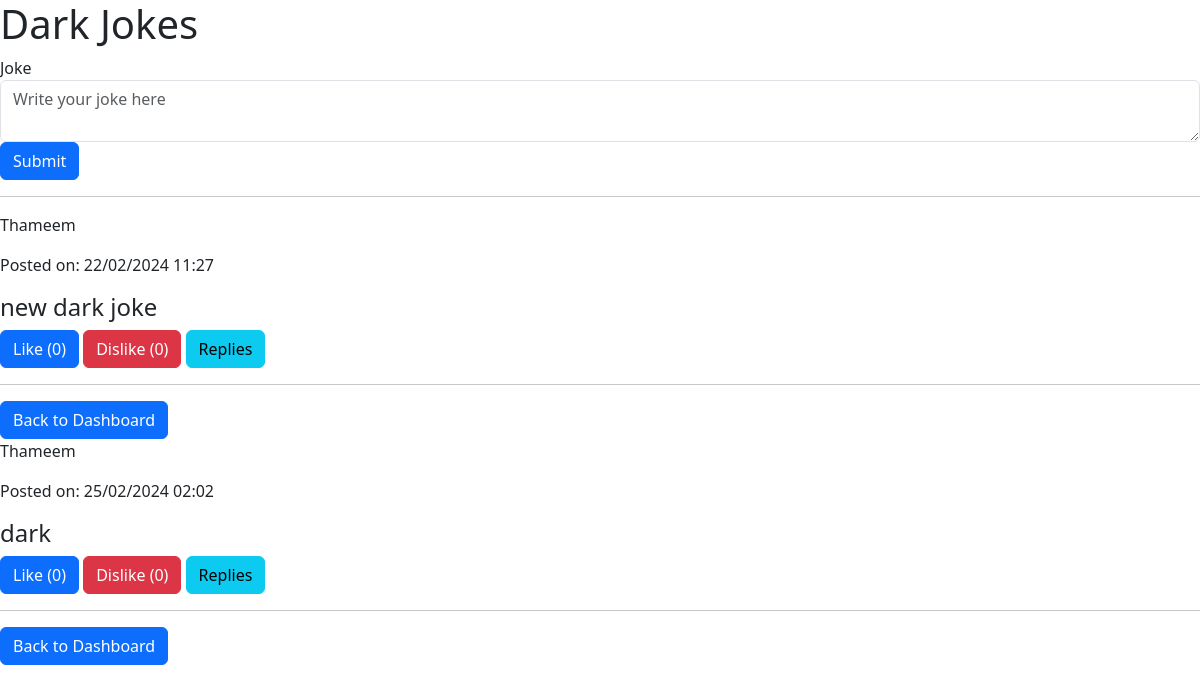
/dark_jokes, run on the app's committed database.
### app.py (models this page shows)
class DarkJoke(db.Model):
    id = db.Column(db.Integer, primary_key=True)
    user_id = db.Column(db.Integer, db.ForeignKey('user.id'), nullable=False)
    date = db.Column(db.DateTime, nullable=False, default=datetime.utcnow)
    joke = db.Column(db.Text, nullable=False)
    likes = db.Column(db.Integer, default=0)  # Add likes attribute here
    dislikes = db.Column(db.Integer, default=0)  # Add dislikes attribute here
    user = db.relationship('User', backref='jokes')

class User(db.Model, UserMixin):
    id = db.Column(db.Integer, primary_key=True)
    username = db.Column(db.String(20), nullable=False, unique=True)
    email = db.Column(db.String(120), nullable=False, unique=True)
    password = db.Column(db.String(80), nullable=False)

### app.py (the view)
@app.route('/dark_jokes', methods=['GET', 'POST'])
def dark_jokes():
    form = DarkJokeForm()
    if form.validate_on_submit():
        new_joke = DarkJoke(user=current_user, joke=form.joke.data)
        db.session.add(new_joke)
        db.session.commit()
        return redirect(url_for('dark_jokes'))
    jokes = DarkJoke.query.all()
    return render_template('dark_jokes.html', form=form, jokes=jokes)

### app.py
class DarkJokeForm(FlaskForm):
    joke = TextAreaField('Joke', validators=[InputRequired()])
    submit = SubmitField('Submit')

### templates/dark_jokes.html (shortened to what this page needs)
{% extends 'layout.html' %} {% block title %} Dark Jokes {% endblock title %} {%
block body %}
<h1>Dark Jokes</h1>
<form method="POST" action="">
  {{ form.hidden_tag() }} {{ form.joke.label }} {{
  form.joke(class="form-control", placeholder="Write your joke here") }} {{
  form.submit(class="btn btn-primary") }}
</form>
<hr />
{% for joke in jokes %}
<div>
  <p>{{ joke.user.username }}</p>
  <p>Posted on: {{ joke.date.strftime('%d/%m/%Y %H:%M') }}</p>
  <h4>{{ joke.joke }}</h4>
  <form
    action="{{ url_for('like_joke', joke_id=joke.id) }}"
    method="post"
    style="display: inline"
  >
    <button type="submit" class="btn btn-primary">
      Like ({{ joke.likes }})
    </button>
  </form>
  <form
    action="{{ url_for('dislike_joke', joke_id=joke.id) }}"
    method="post"
    style="display: inline"
  >
    <button type="submit" class="btn btn-danger">
      Dislike ({{ joke.dislikes }})
    </button>
  </form>
  <a
    href="{{ url_for('reply_dark_joke', joke_id=joke.id) }}"
    class="btn btn-info"
  >
    Replies
  </a>
  <hr />
</div>
<a href="{{ url_for('dashboard') }}" class="btn btn-primary"
  >Back to Dashboard</a
>
{% endfor %} {% endblock body %}

### data on the page
DarkJoke: user.username "Thameem", date "22/02/2024 11:27", joke "new dark joke", likes "0", dislikes "0"
DarkJoke: user.username "Thameem", date "25/02/2024 02:02", joke "dark", likes "0", dislikes "0"
